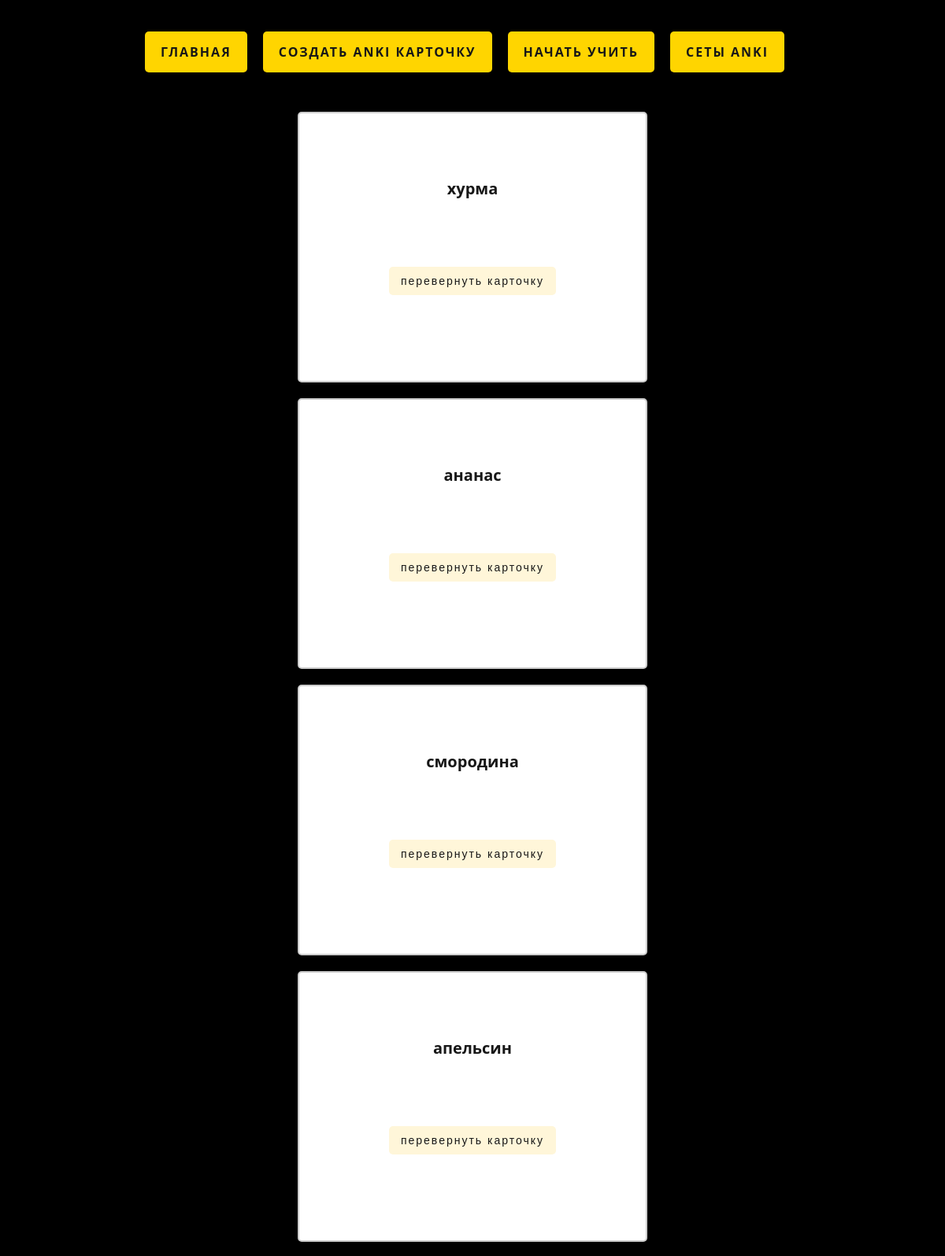
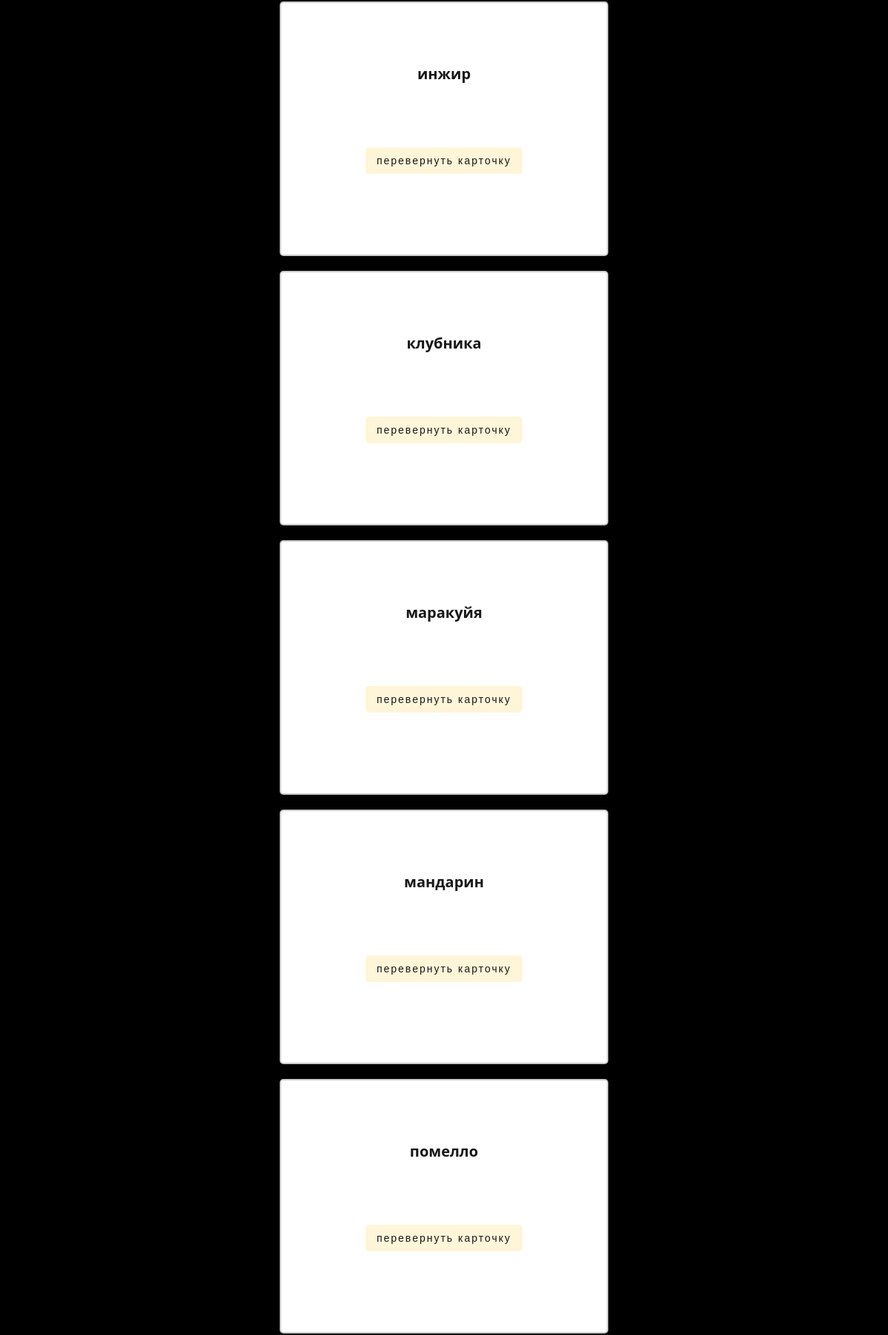
/start_learning/ (upper part), run on the app's committed database (2 pictures, top to bottom).
### studyplatform/models.py (models this page shows, shortened)
class AnkiCard(models.Model):
    anki_id = models.AutoField(primary_key=True)
    front_side = models.TextField(default='')
    back_side = models.TextField(default=None)
    image = models.CharField(max_length=250, null=True, blank=True, default=None)
    objects = AnkiCardManager()

### studyplatform/views.py (the view)
# urls.py: path('start_learning/', start_learning, name='start_learning'),
def start_learning(request):
    cards = AnkiCard.objects.all()
    if len(cards) < 20:
        random_cards = cards
    else:
        random_cards = random.sample(list(cards), 20)
    return render(request, 'anki_learning.html', {'cards': random_cards})

### templates/anki_learning.html (shortened to what this page needs)
{% extends 'base.html' %}
{% block content %}
    <div class="anki-container">
        {% for card in cards %}
            <div class="card">
                <div class="front_side">{{ card.front_side }}</div>
                <button class="flip-btn">Перевернуть карточку</button>
                <br>
            </div>
        {% endfor %}
    </div>
{% endblock %}

### static/css/anki_style.css (style rules this page uses)
body { background-image: url('https://img.freepik.com/premium-photo/modern-dark-leather-desk-with-mockup-place-keyboard-black-background-top-view_67155-16371.jpg?w=1060'); background-color: black; color: #F4F4F4; font-family: 'Open Sans', sans-serif; font-size: 16px; background-size: cover; background-position: top center; max-height: 900px; background-repeat: no-repeat; }
.flip-btn { text-decoration: none; text-align: center; margin-top: 25px; background-color: #fff6d9; color: #171717; border: none; border-radius: 5px; padding: 10px 15px; font-size: 14px; letter-spacing: 2px; cursor: pointer; transition: all 0.3s ease; text-transform: lowercase; }
.anki-container { margin-top: 50px; align-items: center; justify-content: center; flex-direction: column; flex-wrap: wrap; gap: 20px; margin-bottom: 10px; display: flex; }
.card { background-color: white; border: 2px solid #ccc; border-radius: 5px; padding: 20px; width: 400px; height: 300px; display: flex; flex-direction: column; justify-content: space-between; align-items: center; font-size: 20px; color: #171717; font-weight: bold; text-transform: lowercase; }

### data on the page
AnkiCard: front_side "хурма"
AnkiCard: front_side "ананас"
AnkiCard: front_side "смородина"
AnkiCard: front_side "апельсин"
AnkiCard: front_side "инжир"
AnkiCard: front_side "клубника"
AnkiCard: front_side "маракуйя"
AnkiCard: front_side "мандарин"
AnkiCard: front_side "помелло"
